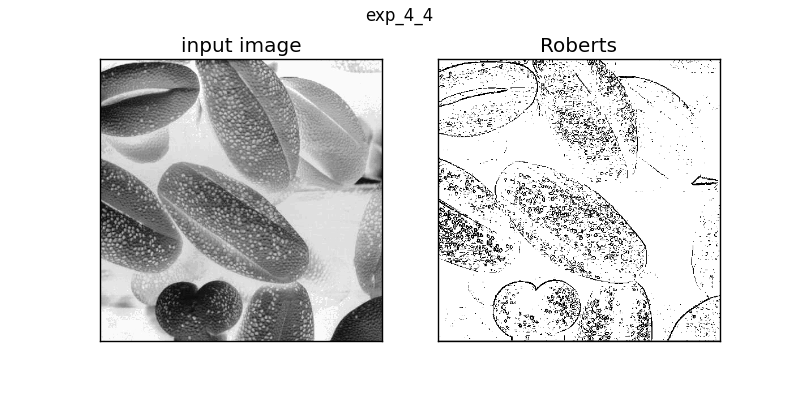

Source code (Python):
# -*- coding:utf-8 -*-

import matplotlib.pylab as pl
import matplotlib.cm as cm
import numpy as np
import Image
from PyDIP import *

im_0 = np.asarray(Image.open('cell.jpg').convert('L'))
fig = pl.figure(figsize=(8,4))

# ax_0
ax_0 = fig.add_subplot(121)
ax_0.imshow(im_0,cmap=cm.gray,norm=pl.Normalize(vmin=0,vmax=255))
ax_0.set_title('input image')
ax_0.set_xticks([])
ax_0.set_yticks([])

# ax_1
im_1 = Roberts(im_0,10)
ax_1 = fig.add_subplot(122)
ax_1.imshow(im_1,cmap=cm.gray,norm=pl.Normalize(vmin=0,vmax=255))
ax_1.set_title('Roberts')
ax_1.set_xticks([])
ax_1.set_yticks([])

fig.suptitle('exp_4_4')
fig.savefig('exp_4_4.jpg')
fig.savefig('exp_4_4.eps')

